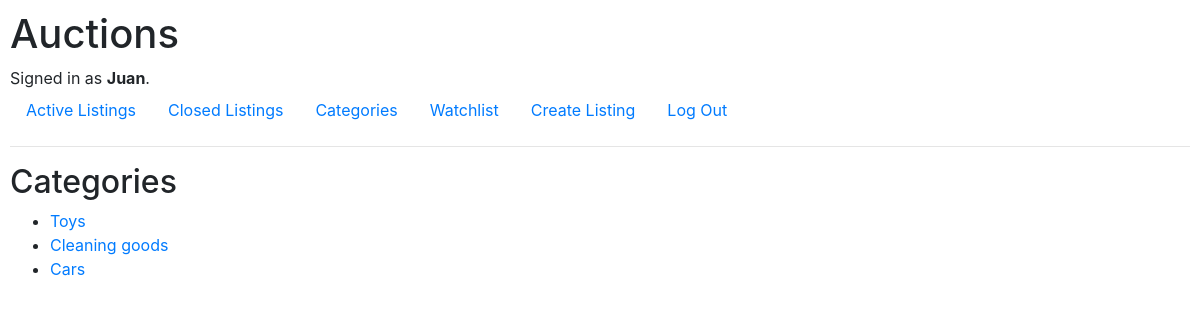
Before: /categories (signed in) with the older database file.
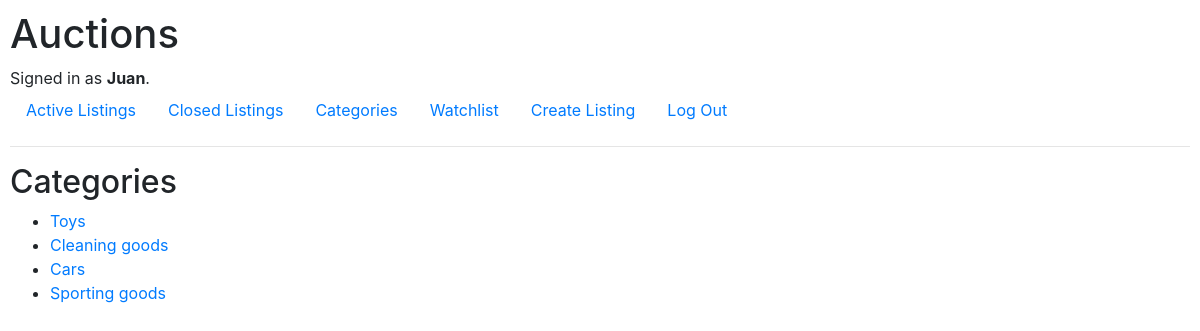
After: the same page with the newer database file.
### auctions/models.py (models this page shows, shortened)
class Category(models.Model):
    name = models.CharField(max_length=50)
    description = models.CharField(max_length=500)

### auctions/views.py (the view)
# urls.py: path("categories", views.categories, name="categories"),
@login_required
def categories(request):
    return render(request, "auctions/categories.html",
    {
        "categories": Category.objects.all()
    })

### auctions/templates/auctions/categories.html
{% extends "auctions/layout.html" %}
{% block body %}
    <h2>Categories</h2>
    <ul>
        {% for category in categories %}
            <li>
                <a href="{% url 'auctions:category' category.id %}">
                {{ category.name }}
                </a>
            </li>
        {% endfor %}
    </ul>
{% endblock %}

Changed rows visible on the page:
added Category: name "Sporting goods"
